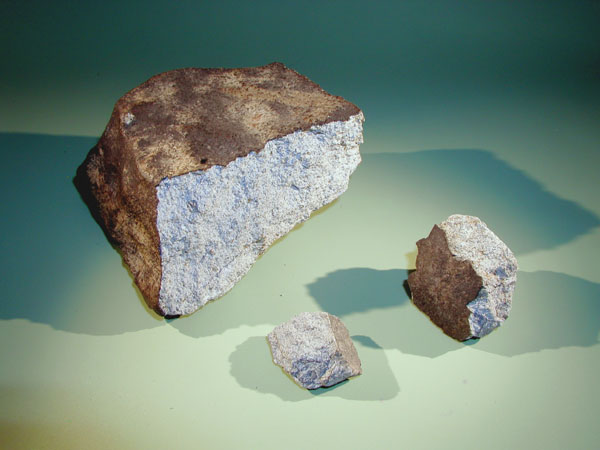
#> input picture metors/Agen.jpg, 600 x 450 px; its folder holds 4 pictures in this run
$ python scrape.py   (Python 2 division)   (older library calls are emulated)
#> lines starting #> are read from the running program, lines starting #| are printed output that depends on the picture
import urllib
import json
import os
from PIL import Image

directory = 'metors/'

def getImage(name, url):
	splitStr = "http://www.lpi.usra.edu/meteor/get_original_photo.php?recno="
	try:
		recordNum = urllib.urlopen(url).read().split(splitStr)[1].split('"')[0]
		imgURL = urllib.urlopen(splitStr+recordNum).read().split('img src="')[2].split('"')[0]
		urllib.urlretrieve(imgURL, directory + name + ".jpg")

	except Exception, e:
		print "No image for " + name

def parseImage(name):
#> called with name = 'Agen.jpg'
	i = Image.open(directory + name)
#> i is the input picture: PIL image 600x450 RGB; mean R, G, B 118.2, 137.5, 123.8
	size = 200,200
	i.thumbnail(size, Image.ANTIALIAS)
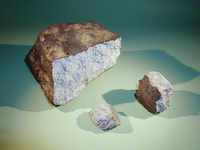
#> i: PIL image 200x150 RGB; mean R, G, B 118.2, 137.5, 123.8
	if i.mode != "RGB":
		i = i.convert("RGB")
	i.save("pics/" + name, "JPEG")

for name in os.listdir(directory):
	try:
		parseImage(name)
	except Exception, e:
		pass
#> pass 2 of the loop `for name in os.listdir(directory):`:
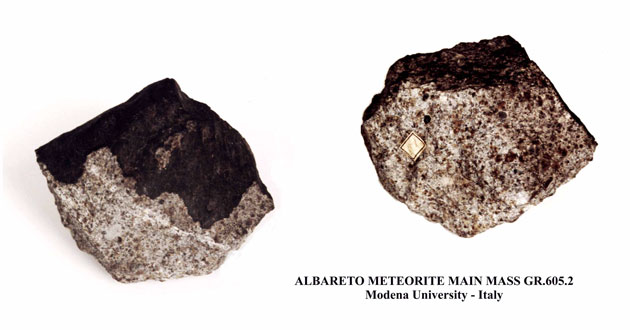
#> input picture metors/Albareto.jpg, 630 x 330 px
#> in parseImage, i is the input picture: PIL image 630x330 RGB; mean R, G, B 206.5, 199.9, 197.7
#> in parseImage (call 2), `i.thumbnail(size, Image.ANTIALIAS)`:
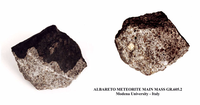
#> i: PIL image 200x105 RGB; mean R, G, B 206.4, 199.8, 197.6

#> (the run stopped early here; a loop or call above may not have finished)
